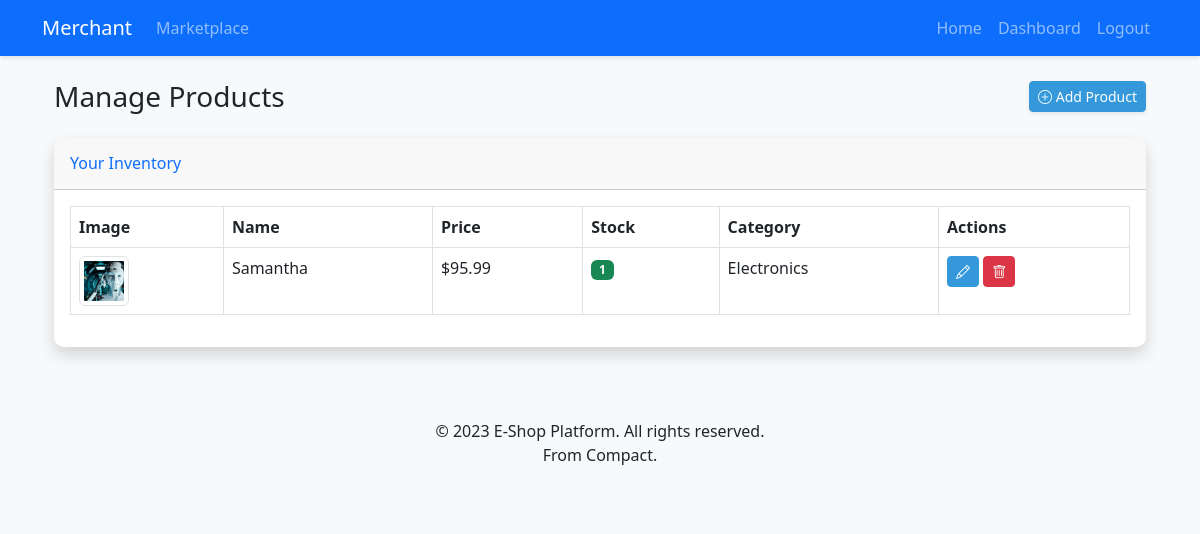
The page /dashboard/products (signed in) on the database as committed earlier.
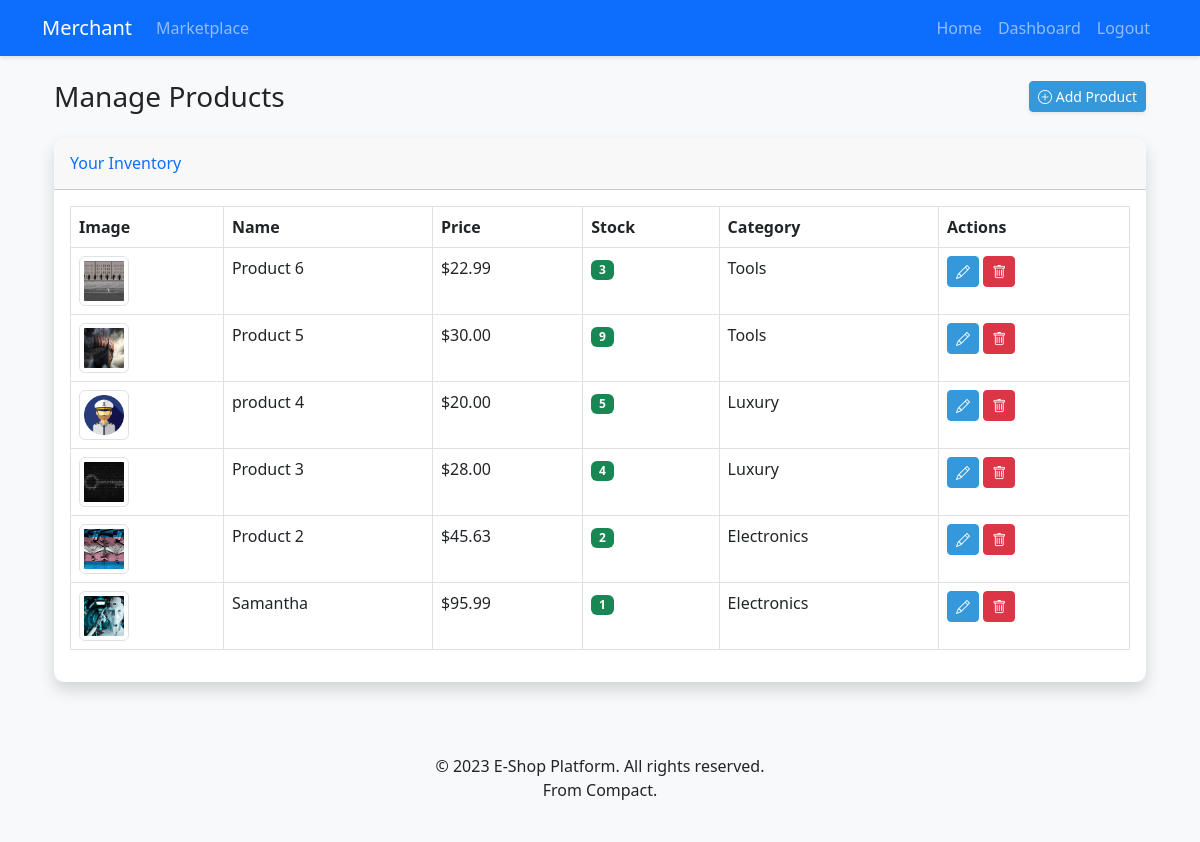
The same page on the database as committed later.
### app/models.py (models this page shows)
class Product(db.Model):
    id = db.Column(db.Integer, primary_key=True)
    name = db.Column(db.String(100), index=True)
    description = db.Column(db.Text)
    price = db.Column(db.Float)
    quantity = db.Column(db.Integer)
    image = db.Column(db.String(100))
    created_at = db.Column(db.DateTime, default=datetime.utcnow)
    shop_id = db.Column(db.Integer, db.ForeignKey('shop.id'))
    category = db.Column(db.String(50))
    orders = db.relationship('OrderItem', backref='product', lazy='dynamic')

### app/dashboard/routes.py (the view)
@bp.route('/products')
@login_required
def products():
    if not current_user.shop:
        return redirect(url_for('shop.create'))
    products = current_user.shop.products.order_by(Product.created_at.desc()).all()
    return render_template('dashboard/products.html', products=products)

### app/models.py (called while the page is built)
@login.user_loader
def load_user(id):
    return User.query.get(int(id))

### app/templates/dashboard/products.html (shortened to what this page needs)
{% extends "base.html" %}
{% block content %}
<div class="container-fluid">
    <div class="d-sm-flex align-items-center justify-content-between mb-4">
        <h1 class="h3 mb-0 text-gray-800">Manage Products</h1>
        <a href="{{ url_for('shop.add_product') }}" class="d-none d-sm-inline-block btn btn-sm btn-primary shadow-sm">
            <i class="bi bi-plus-circle"></i> Add Product
        </a>
    </div>
    <div class="card shadow mb-4">
        <div class="card-header py-3">
            <h6 class="m-0 font-weight-bold text-primary">Your Inventory</h6>
        </div>
        <div class="card-body">
            <div class="table-responsive">
                <table class="table table-bordered" id="dataTable" width="100%" cellspacing="0">
                    <thead>
                        <tr>
                            <th>Image</th>
                            <th>Name</th>
                            <th>Price</th>
                            <th>Stock</th>
                            <th>Category</th>
                            <th>Actions</th>
                        </tr>
                    </thead>
                    <tbody>
                        {% for product in products %}
                        <tr>
                            <td>
                                <img src="{{ url_for('static', filename='uploads/' + product.image) if product.image else url_for('static', filename='images/default-product.png') }}"
                                     class="img-thumbnail" style="width: 50px; height: 50px; object-fit: cover;">
                            </td>
                            <td>{{ product.name }}</td>
                            <td>${{ "%.2f"|format(product.price) }}</td>
                            <td>
                                <span class="badge bg-{{ 'success' if product.quantity > 0 else 'danger' }}">
                                    {{ product.quantity }}
                                </span>
                            </td>
                            <td>{{ product.category }}</td>
                            <td>
                                <a href="#" class="btn btn-sm btn-primary" title="Edit">
                                    <i class="bi bi-pencil"></i>
                                </a>
                                <a href="#" class="btn btn-sm btn-danger" title="Delete">
                                    <i class="bi bi-trash"></i>
                                </a>
                            </td>
                        </tr>
                        {% endfor %}
                    </tbody>
                </table>
            </div>
        </div>
    </div>
</div>
{% endblock %}

### app/templates/base.html (shortened to what this page needs)
<!DOCTYPE html>
<html lang="en">
<head>
    <link href="https://cdn.jsdelivr.net/npm/bootstrap@5.3.0/dist/css/bootstrap.min.css" rel="stylesheet">
    <link rel="stylesheet" href="https://cdn.jsdelivr.net/npm/bootstrap-icons@1.10.0/font/bootstrap-icons.css">
    <link rel="stylesheet" href="{{ url_for('static', filename='css/main.css') }}">
</head>
<body>
    <nav class="navbar navbar-expand-lg navbar-dark bg-primary">
        <div class="container">
            <a class="navbar-brand" href="{{ url_for('main.index') }}">Merchant</a>
            <div class="collapse navbar-collapse" id="navbarNav">
                <ul class="navbar-nav me-auto">
                    <li class="nav-item">
                        <a class="nav-link" href="{{ url_for('main.marketplace') }}">Marketplace</a>
                    </li>
                </ul>
                <ul class="navbar-nav">
                    {% if current_user.is_authenticated %}
                        {% if current_user.is_shop_owner %}
                        <li class="nav-item">
                            <a class="nav-link" href="{{ url_for('main.shop_detail', shop_name=current_user.shop.name) }}">Home</a>
                        </li>
                            <li class="nav-item">
                                <a class="nav-link" href="{{ url_for('dashboard.index') }}">Dashboard</a>
                            </li>
                        {% endif %}
                        <li class="nav-item">
                            <a class="nav-link" href="{{ url_for('auth.logout') }}">Logout</a>
                        </li>
                    {% endif %}
                </ul>
            </div>
        </div>
    </nav>
    <div class="container mt-4">
        {% block content %}{% endblock %}
    </div>
    <footer class="bg-light mt-5 py-4">
        <div class="container text-center">
            <class class="mb-0">© 2023 E-Shop Platform. All rights reserved. </class>
            <p> From Compact.</p>
        </div>
    </footer>
</body>
</html>

### app/static/css/main.css (style rules this page uses)
:root { --primary-color: #3498db; --secondary-color: #2ecc71; --dark-color: #2c3e50; --light-color: #ecf0f1; --danger-color: #e74c3c; --warning-color: #f39c12; }
body { font-family: 'Segoe UI', Tahoma, Geneva, Verdana, sans-serif; background-color: #f8f9fa; }
.navbar { box-shadow: 0 2px 4px rgba(0,0,0,.1); }
.card { transition: transform 0.3s ease, box-shadow 0.3s ease; border: none; border-radius: 10px; overflow: hidden; box-shadow: 0 4px 6px rgba(0,0,0,.1); }
.btn-primary { background-color: var(--primary-color); border-color: var(--primary-color); }

Rows that differ between the two databases and show on the page:
added Product: image (picture), name "Product 6", price "22.99", quantity "3", category "Tools"
added Product: image (picture), name "Product 5", price "30.00", quantity "9", category "Tools"
added Product: image (picture), name "product 4", price "20.00", quantity "5", category "Luxury"
added Product: image (picture), name "Product 3", price "28.00", quantity "4", category "Luxury"
added Product: image (picture), name "Product 2", price "45.63", quantity "2", category "Electronics"
